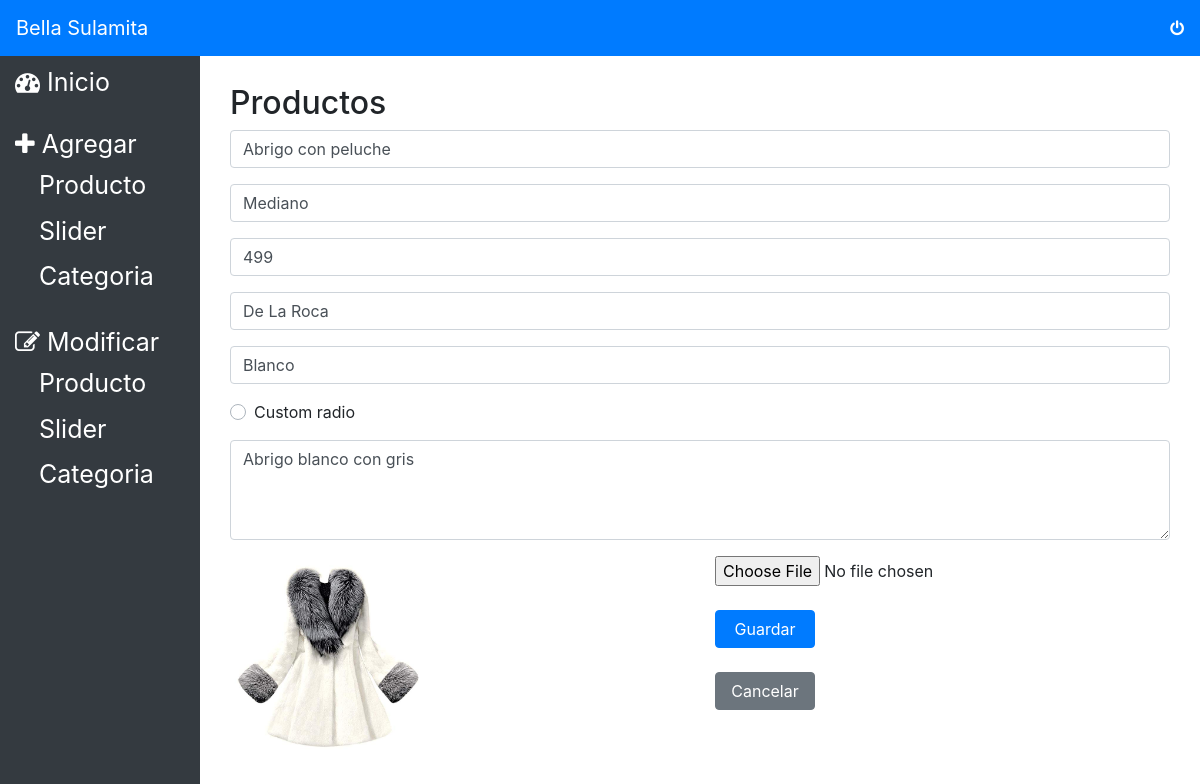
Screenshot of /administrador/editarProducto.php?id=1 (signed in) with the database file from the repository.
### tables this page shows
CREATE TABLE `productos` (
  `id` int(11) NOT NULL,
  `id_categoria` int(11) NOT NULL,
  `imagen` varchar(600) NOT NULL,
  `nombre` varchar(100) NOT NULL,
  `description` text NOT NULL,
  `precio` float NOT NULL,
  `marca` varchar(50) NOT NULL,
  `color` varchar(100) NOT NULL,
  `talla` varchar(50) NOT NULL
);

### backend/modelo/BD.php (called while the page is built, shortened)
<?php
class BD {
    private $servername = "localhost";
    private $username = "root";
    private $password = "";
    private $database = "bellaSulamita";
    public function __construct() {
        try {
            $this->conn = new PDO("mysql:host=$this->servername;dbname=$this->database", $this->username, $this->password);
        } catch (PDOException $e) {
            echo "Connection failed: " . $e->getMessage();
        }
    }
}

### backend/controlador/CProducto.php (called while the page is built, shortened)
<?php
class CProducto {
    private $modelo;
    public function __construct() {
        $this->modelo= new MProducto();
    }
    public function mostrarProducto($ide){
        $producto = $this->modelo->consultaProducto($ide);
            return $producto;
    }
}

### backend/modelo/MProducto.php (called while the page is built, shortened)
<?php
class MProducto extends BD {
    public function consultaProducto($id) {
        try {
            $stmt = $this->conn->prepare("SELECT productos.*, categoria FROM productos inner join categoria on productos.id_categoria=categoria.id where productos.id=:id");
            $stmt->bindParam(':id', $id);
            $stmt->execute();
            foreach ($stmt->fetchAll() as $registro) {
                return $registro;
            }
            return null;
        } catch (PDOException $e) {
            echo "Error: " . $e->getMessage();
        }
    }
}

### administrador/editarProducto.php (the view, shortened to what this page needs)
<?php
include_once '../backend/modelo/BD.php';
include_once '../backend/modelo/MProducto.php';
include_once '../backend/controlador/CProducto.php';
$producto = new CProducto();
$ide = (int) $_GET["id"];
$produ = $producto->mostrarProducto($ide);
?>
<!DOCTYPE html>
<html>
    <head>
        <link rel="stylesheet" href="https://stackpath.bootstrapcdn.com/bootstrap/4.3.1/css/bootstrap.min.css"
>
        <link rel="stylesheet" href="style/css.css" />
        <link rel="stylesheet" href="style/font-awesome.min.css">
    </head>
    <body>
        <nav class="navbar navbar-expand-lg navbar-primary bg-primary">
            <a class="navbar-brand" href="panel.php">Bella Sulamita</a>
            <div class="collapse navbar-collapse" id="navbarSupportedContent">
                <form class="form-inline my-2 my-lg-0">
                    <a href="salir.php"><i class="fa fa-power-off"></i></a>
                </form>
            </div>
        </nav>
        <div class="container-fluid">
            <div class="row">
                <div class="col-2 collapse d-md-flex bg-dark pt-2 min-vh-100" id="sidebar">
                    <div id="panel">
                        <ul class="nav flex-column flex-nowrap">
                            <li class="nav-item">
                                <a href="panel.php"><i class="fa fa-dashboard" aria-hidden="true"></i> Inicio</a><br><br>
                                <a href="#submenu1"><i class="fa fa-plus" aria-hidden="true"></i> Agregar </a>
                                <div id="submenu1" aria-expanded="false">
                                    <ul class="flex-column pl-2 nav">
                                        <li class="nav-item">
                                            <a class="nav-link py-1" href="agregarProducto.php">Producto</a>
                                            <a class="nav-link py-1" href="agregarSlider.php">Slider</a>
                                            <a class="nav-link py-1" href="agregarCategoria.php">Categoria</a>
                                        </li>
                                    </ul>
                                </div><br>
                                <a href="#submenu2"><i class="fa fa-pencil-square-o" aria-hidden="true"></i> Modificar</a>
                                <div id="submenu2" aria-expanded="false">
                                    <ul class="flex-column pl-2 nav">
                                        <li class="nav-item">
                                            <a class="nav-link py-1" href="tablaProducto.php"> Producto</a>
                                            <a class="nav-link py-1" href="tablaSlider.php"> Slider</a>
                                            <a class="nav-link py-1" href="tablaCategoria.php"> Categoria</a>
                                        </li>
                                    </ul>
                                </div>
                            </li>
                        </ul>
                    </div>
                </div>
                <div class="col pt-2">
                    <div class="container">
                        <form action="editarProducto.php?id=<?php echo $ide ?>" method="POST" enctype="multipart/form-data">
                            <h2>Productos</h2>
                            <div class="input-group mb-3">
                                <input type="text" require name="nombre" class="form-control" aria-label="Sizing example input"
                                       aria-describedby="inputGroup-sizing-default" placeholder="Nombre del producto" value="<?php echo $produ["nombre"] ?>">
                            </div>
                            <div class="input-group mb-3">
                                <input type="text" require name="talla" class="form-control" aria-label="Sizing example input"
                                       aria-describedby="inputGroup-sizing-default" placeholder="Tallas" value="<?php echo $produ["talla"] ?>">
                            </div>
                            <div class="input-group mb-3">
                                <input type="text" require name="precio" class="form-control" aria-label="Sizing example input"
                                       aria-describedby="inputGroup-sizing-default" placeholder="Precio" value="<?php echo $produ["precio"] ?>">
                            </div>
                            <div class="input-group mb-3">
                                <input type="text" require name="marca" class="form-control" aria-label="Sizing example input"
                                       aria-describedby="inputGroup-sizing-default" placeholder="Marca" value="<?php echo $produ["marca"] ?>">
                            </div>
                            <div class="input-group mb-3">
                                <input type="text" require name="color" class="form-control" aria-label="Sizing example input"
                                       aria-describedby="inputGroup-sizing-default" placeholder="Color" value="<?php echo $produ["color"] ?>">
                            </div>
                            <div class="input-group mb-3">
                                <div class="custom-control custom-radio">
                                    <label class="custom-control-label" for="customRadio">Custom radio</label>
                                </div>
                            </div>
                            <div class="input-group mb-3">
                                <textarea style="height: 100px" class="form-control"
                                          aria-label="Sizing example input" require name="description"
                                          aria-describedby="inputGroup-sizing-default"
                                          placeholder="Descripcion Completa del producto"><?php echo $produ["description"] ?></textarea>
                            </div>
                            <div class="row">
                                <div class="col-md-6">
                                    <img src="../<?php echo $produ["imagen"] ?>"  width="auto" height="200px"><br>
                                </div>
                                <div class="col-md-6">
                                    <input type="file" name="imagen" accept="image/*"><br><br>
                                    <button style="width: 100px" type="submit" class="btn btn-primary">Guardar</button><br><br>
                                    <button style="width: 100px" type="button" class="btn btn-secondary"><a href="tablaProducto.php" style="text-decoration: none">Cancelar</a></button>
                                </div>
                            </div>
                        </form>
                    </div>
                </div>
            </div>
        </div>
    </body>
</html>

### administrador/style/css.css (style rules this page uses)
.container { margin-top: 20px; border-radius: 10px; }
#panel a { font-size: 25px; }
a { color: white !important; text-decoration: none; }

### rows the page displays
productos: nombre "Abrigo con peluche", talla "Mediano", precio "499", marca "De La Roca", color "Blanco", description "Abrigo blanco con gris", imagen (picture)
